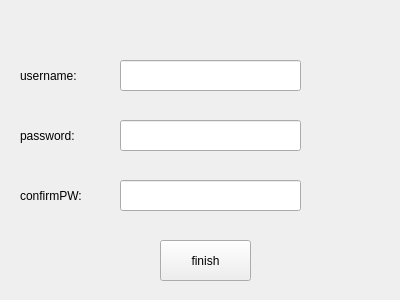
<?xml version="1.0" encoding="UTF-8"?>
<ui version="4.0">
 <class>Sign_up</class>
 <widget class="QWidget" name="Sign_up">
  <property name="geometry">
   <rect>
    <x>0</x>
    <y>0</y>
    <width>400</width>
    <height>300</height>
   </rect>
  </property>
  <property name="windowTitle">
   <string>Form</string>
  </property>
  <widget class="QLabel" name="userNameLabel">
   <property name="geometry">
    <rect>
     <x>20</x>
     <y>60</y>
     <width>91</width>
     <height>31</height>
    </rect>
   </property>
   <property name="text">
    <string>username:</string>
   </property>
  </widget>
  <widget class="QLineEdit" name="userNameEdit">
   <property name="geometry">
    <rect>
     <x>120</x>
     <y>60</y>
     <width>181</width>
     <height>31</height>
    </rect>
   </property>
  </widget>
  <widget class="QLineEdit" name="passWordEdit">
   <property name="geometry">
    <rect>
     <x>120</x>
     <y>120</y>
     <width>181</width>
     <height>31</height>
    </rect>
   </property>
  </widget>
  <widget class="QLabel" name="passWordLabel">
   <property name="geometry">
    <rect>
     <x>20</x>
     <y>120</y>
     <width>91</width>
     <height>31</height>
    </rect>
   </property>
   <property name="text">
    <string>password:</string>
   </property>
  </widget>
  <widget class="QLabel" name="label">
   <property name="geometry">
    <rect>
     <x>20</x>
     <y>180</y>
     <width>91</width>
     <height>31</height>
    </rect>
   </property>
   <property name="text">
    <string>confirmPW:</string>
   </property>
  </widget>
  <widget class="QLineEdit" name="confirmPWEdit">
   <property name="geometry">
    <rect>
     <x>120</x>
     <y>180</y>
     <width>181</width>
     <height>31</height>
    </rect>
   </property>
  </widget>
  <widget class="QPushButton" name="finishButton">
   <property name="geometry">
    <rect>
     <x>160</x>
     <y>240</y>
     <width>91</width>
     <height>41</height>
    </rect>
   </property>
   <property name="text">
    <string>finish</string>
   </property>
  </widget>
 </widget>
 <resources/>
 <connections/>
</ui>
